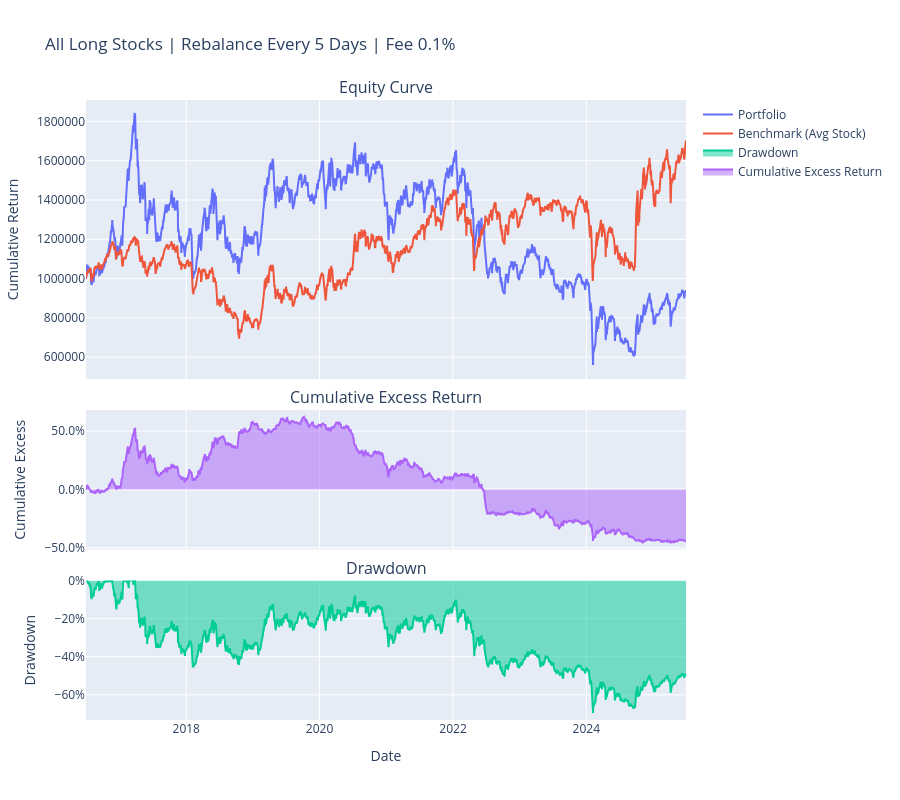

Notebook cell for this chart:
### Code cell
import warnings
from util import *

warnings.filterwarnings("ignore")

# ===================== 全多头策略配置 =====================
CONFIG = {
    "INITIAL_CASH": 1_000_000,       # 初始资金
    "START_DATE": "2016-07-01",      # 回测开始日期
    "END_DATE": "2025-06-30",        # 回测结束日期
    "REBALANCE_FREQ": 5,             # 调仓频率（每N个选股日）
    "PRICE_FILE": "data/eod_prices.parquet",    # 价格文件
    "SELECTION_FILE": "records/mv_selection_v3.parquet", # 新版选股文件
    "TRANSACTION_FEE": 0.001         # 手续费0.1%
}

# ===================== 执行全多头回测 =====================
portfolio_ser, benchmark_ser, metrics = backtest_long_only(
    initial_cash=CONFIG["INITIAL_CASH"],
    start_date=CONFIG["START_DATE"],
    end_date=CONFIG["END_DATE"],
    rebalance_freq=CONFIG["REBALANCE_FREQ"],
    price_file=CONFIG["PRICE_FILE"],
    selection_file=CONFIG["SELECTION_FILE"],
    transaction_fee_rate=CONFIG["TRANSACTION_FEE"]
)

# ===================== 输出结果 =====================
print("\n==================== 全多头策略绩效指标 ====================")
for k, v in metrics.items():
    print(f"{k}: {v:.4f}")

# 绘图（净值+回撤+基准对比）
plot_results(
    portfolio_values=portfolio_ser,
    benchmark_values=benchmark_ser,
    title=f'All Long Stocks | Rebalance Every {CONFIG["REBALANCE_FREQ"]} Days | Fee 0.1%',
    plot_excess=True
)

### Figure 1 — Plotly figure (JSON) as saved in the notebook; plotly's stock layout.template omitted (floating-point values rounded to 4 significant figures; data arrays with more than 128 entries replaced by an {"elided": "..."} marker saying what was removed)
{"data": [{"mode": "lines", "name": "Portfolio", "type": "scatter", "x": {"elided": "2184 str values"}, "xaxis": "x", "y": {"elided": "2184 float values"}, "yaxis": "y"}, {"mode": "lines", "name": "Benchmark (Avg Stock)", "type": "scatter", "x": {"elided": "2184 str values"}, "xaxis": "x", "y": {"elided": "2184 float values"}, "yaxis": "y"}, {"fill": "tozeroy", "mode": "lines", "name": "Drawdown", "type": "scatter", "x": {"elided": "2183 str values"}, "xaxis": "x3", "y": {"elided": "2183 float values"}, "yaxis": "y3"}, {"fill": "tozeroy", "mode": "lines", "name": "Cumulative Excess Return", "type": "scatter", "x": {"elided": "2183 str values"}, "xaxis": "x2", "y": {"elided": "2183 float values"}, "yaxis": "y2"}], "layout": {"annotations": [{"font": {"size": 16}, "showarrow": false, "text": "Equity Curve", "x": 0.5, "xanchor": "center", "xref": "paper", "y": 1, "yanchor": "bottom", "yref": "paper"}, {"font": {"size": 16}, "showarrow": false, "text": "Cumulative Excess Return", "x": 0.5, "xanchor": "center", "xref": "paper", "y": 0.5, "yanchor": "bottom", "yref": "paper"}, {"font": {"size": 16}, "showarrow": false, "text": "Drawdown", "x": 0.5, "xanchor": "center", "xref": "paper", "y": 0.225, "yanchor": "bottom", "yref": "paper"}], "height": 800, "hovermode": "x unified", "showlegend": true, "title": {"text": "All Long Stocks | Rebalance Every 5 Days | Fee 0.1%"}, "xaxis": {"anchor": "y", "domain": [0, 1], "matches": "x3", "showticklabels": false}, "xaxis2": {"anchor": "y2", "domain": [0, 1], "matches": "x3", "showticklabels": false}, "xaxis3": {"anchor": "y3", "domain": [0, 1], "title": {"text": "Date"}}, "yaxis": {"anchor": "x", "domain": [0.55, 1], "tickformat": ".0f", "title": {"text": "Cumulative Return"}}, "yaxis2": {"anchor": "x2", "domain": [0.275, 0.5], "tickformat": ".1%", "title": {"text": "Cumulative Excess"}}, "yaxis3": {"anchor": "x3", "domain": [0, 0.225], "tickformat": ".0%", "title": {"text": "Drawdown"}}}}
